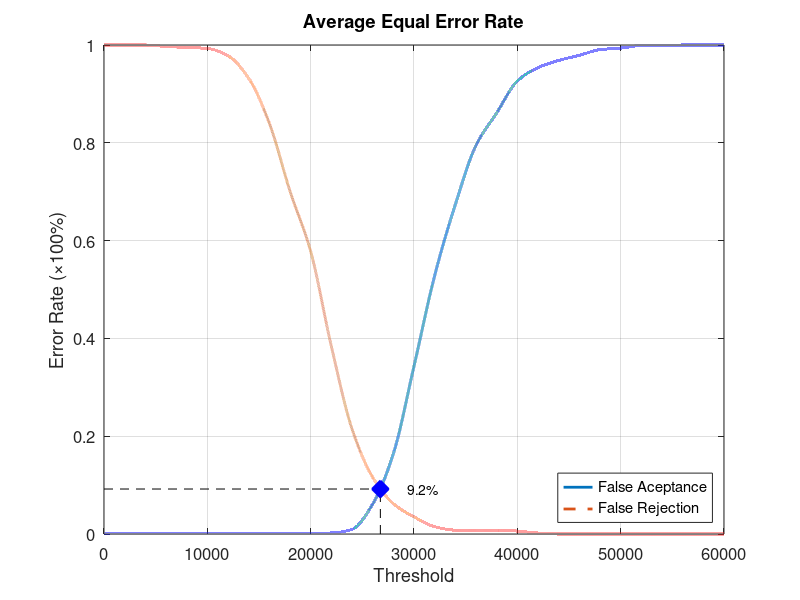
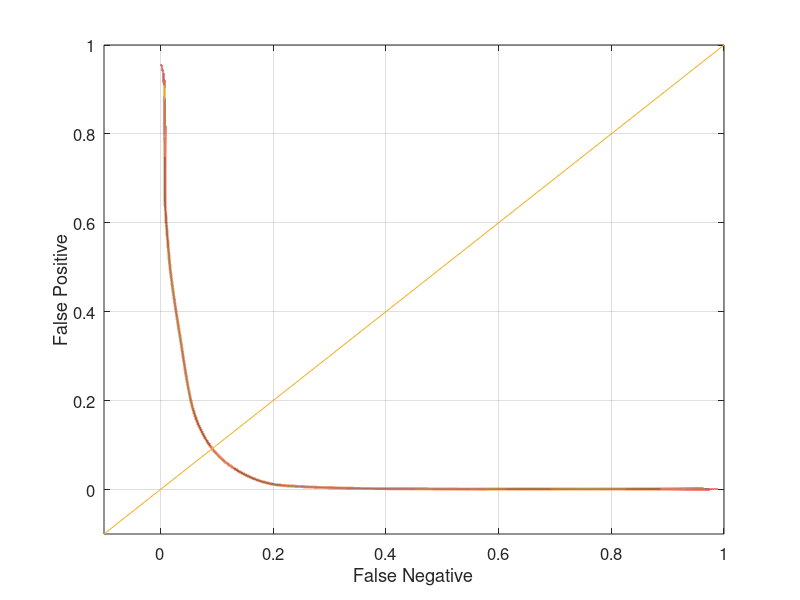

Here is the MATLAB script that generated these plots, in order:
function yEER = Database1Average
close all;
clear;
clc;
x = 0:2000:60000;
xq = 0:0.5:60000;

y0 = [0 0.00105263 0.00105263 0.00105263 0.00105263 0.00105263 0.00105263 0.00105263 0.00105263 0.00105263 0.00105263 0.00210526 0.00947368 0.0610526 0.164211 0.343158 0.528421 0.673684 0.794737 0.861053 0.926316 0.953684 0.968421 0.978947 0.990526 0.993684 0.998947 0.998947 1 1 1];
yy0 = interp1(x, y0, xq, 'pchip');
y1 = [1 1 1 0.997 0.995 0.993 0.978 0.932 0.84 0.701 0.578 0.384 0.215 0.116 0.062 0.035 0.015 0.008 0.008 0.008 0.006 0.002 0 0 0 0 0 0 0 0 0];
yy1 = interp1(x, y1, xq, 'pchip');

% Calculating EER: 
y2 = abs(y0 - y1);
find(y2 == min(y2))
yy2 = abs(yy0 - yy1);
xEER = find(yy2 == min(yy2));
xEERIndex = xq(xEER) % X-axis EER
yEER = yy0(xEER) % Y-axis EER

main = figure
plot(xq, yy0,'-','LineWidth', 2);	hold on
plot(xq, yy1,'--','LineWidth', 2);	hold on
plot([xEERIndex xEERIndex], [0 yEER], 'k--');	hold on
plot([0 xEERIndex], [yEER yEER], 'k--');	hold on
plot(xEERIndex, yEER, 'bx', 'LineWidth', 10);	hold on
text(xEERIndex + 10 * xEERIndex / 100, yEER, [num2str(round((10000 * yEER)) / 100) '%'])
legend('False Aceptance', 'False Rejection', 'Location', 'SouthEast')
xlabel('Threshold')
ylabel('Error Rate (\times100%)')
title('Average Equal Error Rate')
set(gca, 'FontSize', 12)
axis([0 60000 0 1])
grid on

print(main, 'Database1AverageMain', '-dpng');
FNRxFPR = figure('Color', [1 1 1]);
plot(yy1, yy0, '-', yy1, yy0, 'LineWidth', 2);
hold on
y = -0.1:0.1:1
plot(y, y); 
set(gca, 'FontSize', 12)
xlabel('False Negative')
ylabel('False Positive')
axis([-0.1 1 -0.1 1])
set(gca, 'FontSize', 12)
grid on

print(FNRxFPR, 'Database1AverageFNRxFPR','-dpng');
end
